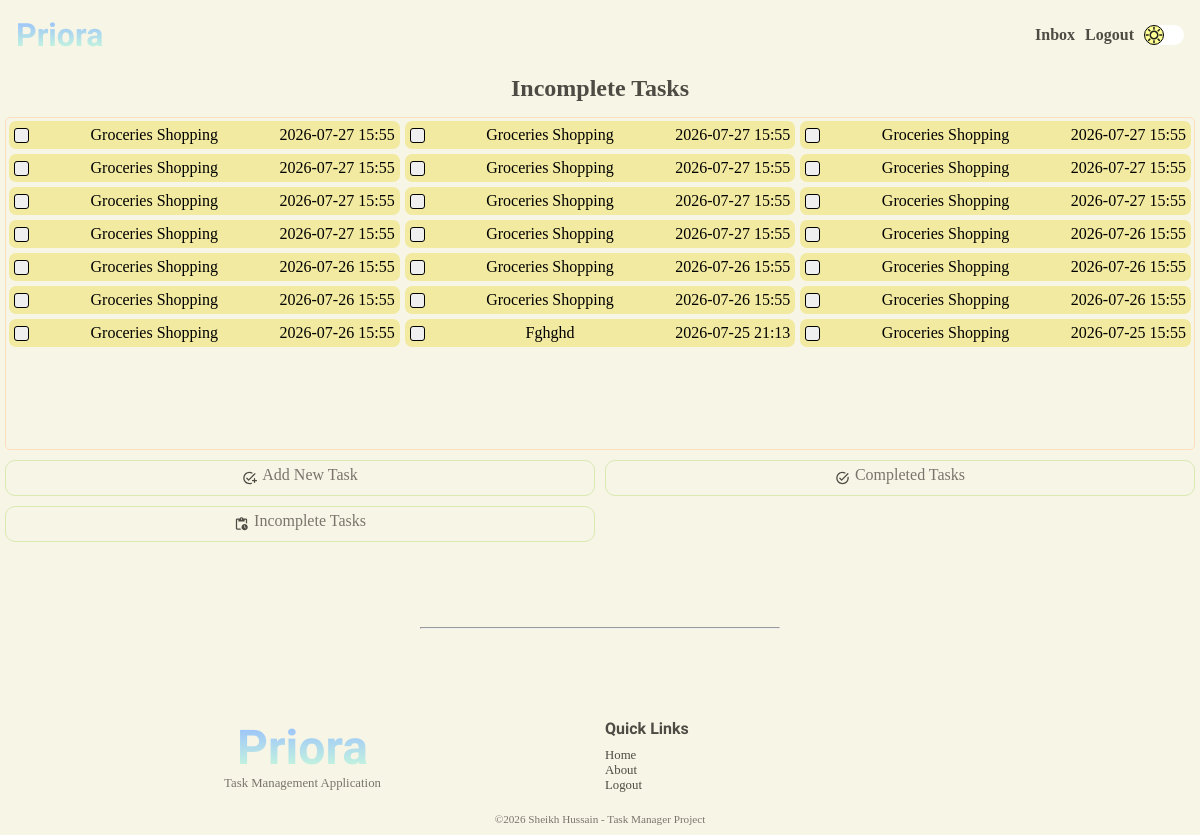
Page /user/incompleted-tasks (signed in) on the committed database.
### tables this page shows
CREATE TABLE "tasks" (
                            "task_id"	INTEGER NOT NULL UNIQUE,
                            "user_id"	INTEGER NOT NULL,
                            "title"	TEXT NOT NULL,
                            "description"	TEXT NOT NULL,
                            "due_date"	TEXT NOT NULL,
                            "due_time"	TEXT NOT NULL,
                            "completion_date"	TEXT,
                            "completion_time"	TEXT,
                            "completed"	INTEGER NOT NULL DEFAULT 0,
                            PRIMARY KEY("task_id" AUTOINCREMENT),
                            FOREIGN KEY("user_id") 
                                REFERENCES "users"("user_id")
                                ON DELETE CASCADE
                            );

### app.py (the view)
@app.route("/user/incompleted-tasks", methods=["GET", "POST"])
@login_required
@password_reset_required
def incomplete_tasks():
    user = find_user_by_id(session.get("user-id"))
    title = "Completed Tasks"
    tasks = get_incomplete_tasks(user)
    return render_template("tasks/incomplete-tasks.html", title=title, tasks=tasks)

### app.py (called while the page is built)
@app.after_request
def security_headers(response):
    response.headers["Content-Security-Policy"] = (
        "default-src 'self'; "
        "script-src 'self'; "
        "style-src 'self' https://fonts.googleapis.com; "
        "font-src 'self' https://fonts.gstatic.com;"
    )
    return response

### services/auth.py (called while the page is built)
def login_required(f):
    @wraps(f)
    def decorated_function(*args, **kwargs):
        if session.get("user-id") is None:
            return redirect(url_for("login"))
        return f(*args, **kwargs)
    return decorated_function

def password_reset_required(f):
    @wraps(f)
    def decorated_function(*args, **kwargs):
        reset_req = is_reset_req(session.get("user-id"))
        if reset_req:
            return redirect(url_for("change_password"))
        return f(*args, **kwargs)
    return decorated_function

### services/database.py (called while the page is built)
def connect_database():
    os.makedirs("instance", exist_ok=True)
    connection = sqlite3.connect("instance/task-manager.db")
    connection.row_factory = sqlite3.Row
    connection.execute("PRAGMA foreign_keys = ON;")
    return connection

def find_user_by_id(user_id):
    connection = connect_database()
    cursor = connection.cursor()
    try:
        cursor.execute(
            """SELECT * FROM users WHERE user_id = ?;""",
            (user_id,),
        )
        user = cursor.fetchone()
        return user
    except Exception as e:
        print(e)
        return False
    finally:
        connection.close()

def is_reset_req(user_id):
    connection = connect_database()
    cursor = connection.cursor()
    try:
        cursor.execute(
            """SELECT reset FROM users WHERE user_id = ?;""",
            (user_id,),
        )
        required = cursor.fetchone()
        return bool(required and required["reset"] == 1)
    except Exception as e:
        print(e)
        return False
    finally:
        connection.close()

def get_incomplete_tasks(user):
    connection = connect_database()
    cursor = connection.cursor()
    try:
        cursor.execute(
            """SELECT * FROM tasks WHERE user_id = ? and completed = 0 ORDER BY due_date DESC, due_time DESC;""",
            (user["user_id"],),
        )
        tasks = cursor.fetchall()
        return tasks
    except Exception as e:
        print(e)
        return False
    finally:
        connection.close()

### templates/tasks/incomplete-tasks.html (shortened to what this page needs)
{% extends 'layout.html' %} {% block content %}
<section class="user-home-section">
  <h2>Incomplete Tasks</h2>
  <div class="user-home-tasks-complete-grid">
    {% if tasks %} {% for task in tasks %}
    <a href="{{ url_for('task', task_id = task['task_id']) }}">
      <div class="user-home-tasks-card incomplete">
        <form action="" method="post">
          <button type="submit" class="task-button">
          </button>
          <p>{{ task['title'].title() }}</p>
          <p>{{ task['due_date'] }} {{ task['due_time'] }}</p>
        </form>
      </div>
    </a>
    {% endfor %} {% else %}
    <p>No tasks for tomorrow</p>
    {% endif %}
  </div>
</section>
<div>{% include 'user-nav.html' %}</div>
<div class="space"></div>
{% endblock content %}

### static/css/base.css (style rules this page uses)
:root { --bg-color: #F7F6E6; --bg-task-card: white; --surface-color: #FFFFFF; --surface-secondary: #FFF8EF; --hero-gradient: linear-gradient(90deg, #CDFFD8 0%, #94B9FF 100%); --hero-bg-mb: url('/static/media/light-bg-mobile.gif'); --hero-bg-dk: url('/static/media/light-bg-desktop.gif'); --box-shadow: #4E4A44; --night-mode-button: url('/static/media/day.svg'); --primary-text: #4E4A44; --secondary-text: #7A746C; --accent-peach: #FFDFBD; --accent-beige: #E2C0AE; --accent-green: #D9E9B1; --accent-yellow: #F2EAA0; --border-color: #E7DFC9; --scrollbar-color: #E2C0AE; --success: #B8D98A; --warning: #F2EAA0; --danger: #E79A9A; --info: #AFCFEA; }
* { box-sizing: border-box; margin: 0; padding: 0; scrollbar-width: thin; scrollbar-color: #94B9FF var(--bg-color); }
html { overflow-x: hidden; scroll-behavior: smooth; }
body { background-color: var(--bg-color); font-family: cursive; overflow-x: hidden; }
h1, h2, h3, h4, h5, h6 { color: var(--primary-text) }
p { color: var(--secondary-text); font-family: cursive; }
a { text-decoration: none; color: var(--primary-text) }
.space { height: 10vh; }

### static/css/pages/user/user-home.css (style rules this page uses)
.user-home-section { display: flex; flex-direction: column; padding: 5px; text-align: center; gap: 15px; }
.user-home-tasks-card { display: flex; align-items: center; padding: 5px; background-color: var(--bg-task-card); border-radius: 7px; }
.user-home-tasks-complete-grid { display: grid; grid-template-columns: repeat(1, 1fr); grid-template-rows: repeat(10, 1fr); gap: 5px; padding: 3px; border-radius: 5px; border: 1px solid var(--accent-peach); }
.task-button { width: 15px; height: 15px; border: 1px solid black; border-radius: 3px; }
.user-home-tasks-card form { display: flex; justify-content: space-between; align-items: center; width: 100%; }
.user-home-tasks-card.incomplete { background-color: var(--warning); }
.user-home-tasks-card.incomplete p { color: black; }
@media screen and (min-width: 1000px) { .user-home-tasks-complete-grid { grid-template-columns: repeat(3, 1fr); } }

### rows in the picture
tasks: title "Groceries Shopping", due_date "2026-07-27", due_time "15:55"
tasks: title "Groceries Shopping", due_date "2026-07-27", due_time "15:55"
tasks: title "Groceries Shopping", due_date "2026-07-27", due_time "15:55"
tasks: title "Groceries Shopping", due_date "2026-07-27", due_time "15:55"
tasks: title "Groceries Shopping", due_date "2026-07-27", due_time "15:55"
tasks: title "Groceries Shopping", due_date "2026-07-27", due_time "15:55"
tasks: title "Groceries Shopping", due_date "2026-07-27", due_time "15:55"
tasks: title "Groceries Shopping", due_date "2026-07-27", due_time "15:55"
tasks: title "Groceries Shopping", due_date "2026-07-27", due_time "15:55"
tasks: title "Groceries Shopping", due_date "2026-07-27", due_time "15:55"
tasks: title "Groceries Shopping", due_date "2026-07-27", due_time "15:55"
tasks: title "Groceries Shopping", due_date "2026-07-26", due_time "15:55"
tasks: title "Groceries Shopping", due_date "2026-07-26", due_time "15:55"
tasks: title "Groceries Shopping", due_date "2026-07-26", due_time "15:55"
tasks: title "Groceries Shopping", due_date "2026-07-26", due_time "15:55"
tasks: title "Groceries Shopping", due_date "2026-07-26", due_time "15:55"
tasks: title "Groceries Shopping", due_date "2026-07-26", due_time "15:55"
tasks: title "Groceries Shopping", due_date "2026-07-26", due_time "15:55"
tasks: title "Groceries Shopping", due_date "2026-07-26", due_time "15:55"
tasks: title "Fghghd", due_date "2026-07-25", due_time "21:13"
tasks: title "Groceries Shopping", due_date "2026-07-25", due_time "15:55"
